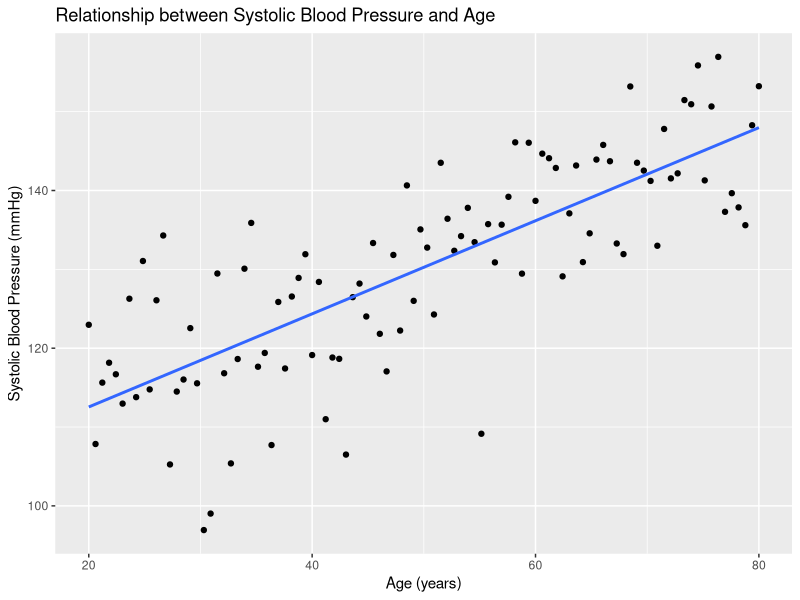

The R script that drew this image:
## ---- chunk 1
#| label: library
#| message: false
#| warning: false
#| echo: true

library(tidyverse)
## ---- chunk 2
#| label: fig-SBP
#| fig-cap: "SBP"
#| fig-cap-location: top
#| message: false
#| warning: false
#| echo: true

# Set seed
set.seed(42)

# define age range of 100 people in sample
age <- seq(20,80, length.out = 100)

# define SBP
sbp <- 100 + (0.6*age) + rnorm(100, mean = 0, sd = 8)

# create dataframe
df <- data.frame(age, sbp)

# create scatterplot

ggplot(df, aes(x = age, y = sbp)) +
  geom_point() +
  geom_smooth(method = "lm", se = FALSE) +
  labs(
    x = "Age (years)",
    y = "Systolic Blood Pressure (mmHg)",
    title = "Relationship between Systolic Blood Pressure and Age"
  )


## ---- chunk 3
#| label: fig-SBP-treatment
#| fig-cap: "caption"
#| fig-cap-location: top
#| message: false
#| warning: false
#| echo: true
